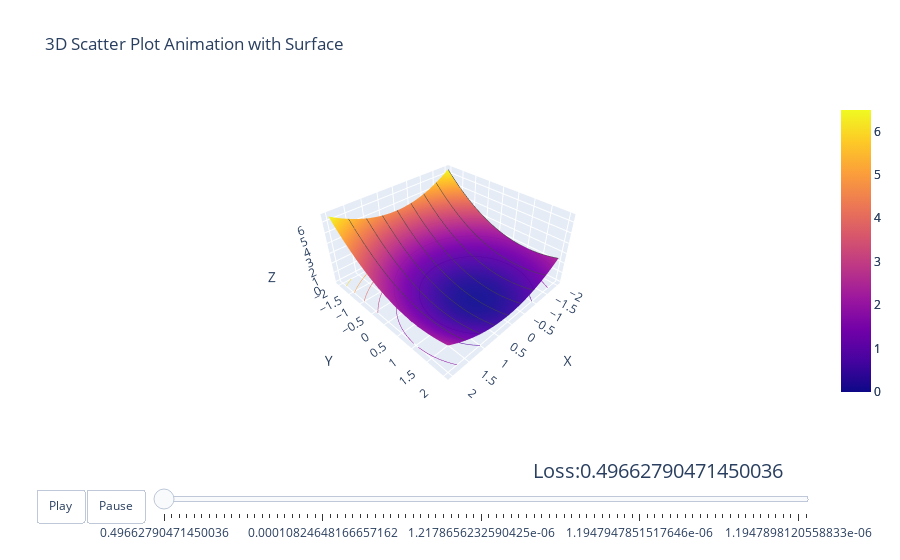

Notebook cell for this chart:
### Code cell
animation_fig.show()

### Figure 1 — Plotly figure (JSON) as saved in the notebook; plotly's stock layout.template omitted (floating-point values rounded to 4 significant figures; data arrays with more than 128 entries replaced by an {"elided": "..."} marker saying what was removed)
{"data": [{"contours": {"x": {"show": true}, "z": {"highlightcolor": "limegreen", "project": {"z": true}, "show": true, "usecolormap": true}}, "hidesurface": false, "name": "Cost Function", "type": "surface", "x": {"elided": "200 float values"}, "y": {"elided": "200 float values"}, "z": {"elided": "200x200 float values"}}, {"contours": {"x": {"show": true}, "z": {"highlightcolor": "limegreen", "project": {"z": true}, "show": true, "usecolormap": true}}, "hidesurface": false, "name": "Cost Function", "type": "surface", "x": {"elided": "200 float values"}, "y": {"elided": "200 float values"}, "z": {"elided": "200x200 float values"}}], "layout": {"hovermode": "closest", "scene": {"aspectmode": "manual", "aspectratio": {"x": 1, "y": 1, "z": 0.5}, "xaxis": {"title": {"text": "X"}}, "yaxis": {"title": {"text": "Y"}}, "zaxis": {"title": {"text": "Z"}}}, "showlegend": true, "sliders": [{"active": 0, "currentvalue": {"font": {"size": 20}, "prefix": "Loss:", "visible": true, "xanchor": "right"}, "len": 0.9, "pad": {"b": 10, "t": 50}, "steps": [{"args": [[0.4966], {"frame": {"duration": 300, "redraw": true}, "mode": "immediate", "transition": {"duration": 300}}], "label": "0.49662790471450036", "method": "animate"}, {"args": [[0.3322], {"frame": {"duration": 300, "redraw": true}, "mode": "immediate", "transition": {"duration": 300}}], "label": "0.3322304382808048", "method": "animate"}, {"args": [[0.2223], {"frame": {"duration": 300, "redraw": true}, "mode": "immediate", "transition": {"duration": 300}}], "label": "0.2222531760562557", "method": "animate"}, {"args": [[0.1487], {"frame": {"duration": 300, "redraw": true}, "mode": "immediate", "transition": {"duration": 300}}], "label": "0.14868149354322022", "method": "animate"}, {"args": [[0.09946], {"frame": {"duration": 300, "redraw": true}, "mode": "immediate", "transition": {"duration": 300}}], "label": "0.09946411571154458", "method": "animate"}, {"args": [[0.06654], {"frame": {"duration": 300, "redraw": true}, "mode": "immediate", "transition": {"duration": 300}}], "label": "0.06653907991130019", "method": "animate"}, {"args": [[0.04451], {"frame": {"duration": 300, "redraw": true}, "mode": "immediate", "transition": {"duration": 300}}], "label": "0.04451316081104106", "method": "animate"}, {"args": [[0.02978], {"frame": {"duration": 300, "redraw": true}, "mode": "immediate", "transition": {"duration": 300}}], "label": "0.029778442976427146", "method": "animate"}, {"args": [[0.01992], {"frame": {"duration": 300, "redraw": true}, "mode": "immediate", "transition": {"duration": 300}}], "label": "0.019921332874577403", "method": "animate"}, {"args": [[0.01333], {"frame": {"duration": 300, "redraw": true}, "mode": "immediate", "transition": {"duration": 300}}], "label": "0.013327204595328077", "method": "animate"}, {"args": [[0.008916], {"frame": {"duration": 300, "redraw": true}, "mode": "immediate", "transition": {"duration": 300}}], "label": "0.008915919004124561", "method": "animate"}, {"args": [[0.005965], {"frame": {"duration": 300, "redraw": true}, "mode": "immediate", "transition": {"duration": 300}}], "label": "0.005964893524624054", "method": "animate"}, {"args": [[0.003991], {"frame": {"duration": 300, "redraw": true}, "mode": "immediate", "transition": {"duration": 300}}], "label": "0.003990740820018665", "method": "animate"}, {"args": [[0.00267], {"frame": {"duration": 300, "redraw": true}, "mode": "immediate", "transition": {"duration": 300}}], "label": "0.0026700884135337187", "method": "animate"}, {"args": [[0.001787], {"frame": {"duration": 300, "redraw": true}, "mode": "immediate", "transition": {"duration": 300}}], "label": "0.0017866092507081875", "method": "animate"}, {"args": [[0.001196], {"frame": {"duration": 300, "redraw": true}, "mode": "immediate", "transition": {"duration": 300}}], "label": "0.001195586641493137", "method": "animate"}, {"args": [[0.0008002], {"frame": {"duration": 300, "redraw": true}, "mode": "immediate", "transition": {"duration": 300}}], "label": "0.0008002092072520875", "method": "animate"}, {"args": [[0.0005357], {"frame": {"duration": 300, "redraw": true}, "mode": "immediate", "transition": {"duration": 300}}], "label": "0.000535712869769081", "method": "animate"}, {"args": [[0.0003588], {"frame": {"duration": 300, "redraw": true}, "mode": "immediate", "transition": {"duration": 300}}], "label": "0.00035877228974784685", "method": "animate"}, {"args": [[0.0002404], {"frame": {"duration": 300, "redraw": true}, "mode": "immediate", "transition": {"duration": 300}}], "label": "0.00024040403876869873", "method": "animate"}, {"args": [[0.0001612], {"frame": {"duration": 300, "redraw": true}, "mode": "immediate", "transition": {"duration": 300}}], "label": "0.0001612190217523638", "method": "animate"}, {"args": [[0.0001082], {"frame": {"duration": 300, "redraw": true}, "mode": "immediate", "transition": {"duration": 300}}], "label": "0.00010824648166657162", "method": "animate"}, {"args": [[7.281e-05], {"frame": {"duration": 300, "redraw": true}, "mode": "immediate", "transition": {"duration": 300}}], "label": "7.280934836947593e-05", "method": "animate"}, {"args": [[4.91e-05], {"frame": {"duration": 300, "redraw": true}, "mode": "immediate", "transition": {"duration": 300}}], "label": "4.910290698904893e-05", "method": "animate"}, {"args": [[3.324e-05], {"frame": {"duration": 300, "redraw": true}, "mode": "immediate", "transition": {"duration": 300}}], "label": "3.324396720935691e-05", "method": "animate"}, {"args": [[2.263e-05], {"frame": {"duration": 300, "redraw": true}, "mode": "immediate", "transition": {"duration": 300}}], "label": "2.2634784375886657e-05", "method": "animate"}, {"args": [[1.554e-05], {"frame": {"duration": 300, "redraw": true}, "mode": "immediate", "transition": {"duration": 300}}], "label": "1.553754067879157e-05", "method": "animate"}, {"args": [[1.079e-05], {"frame": {"duration": 300, "redraw": true}, "mode": "immediate", "transition": {"duration": 300}}], "label": "1.0789685081747634e-05", "method": "animate"}, {"args": [[7.614e-06], {"frame": {"duration": 300, "redraw": true}, "mode": "immediate", "transition": {"duration": 300}}], "label": "7.613503773558012e-06", "method": "animate"}, {"args": [[5.489e-06], {"frame": {"duration": 300, "redraw": true}, "mode": "immediate", "transition": {"duration": 300}}], "label": "5.488728178283625e-06", "method": "animate"}, {"args": [[4.067e-06], {"frame": {"duration": 300, "redraw": true}, "mode": "immediate", "transition": {"duration": 300}}], "label": "4.067313311746347e-06", "method": "animate"}, {"args": [[3.116e-06], {"frame": {"duration": 300, "redraw": true}, "mode": "immediate", "transition": {"duration": 300}}], "label": "3.116426908821847e-06", "method": "animate"}, {"args": [[2.48e-06], {"frame": {"duration": 300, "redraw": true}, "mode": "immediate", "transition": {"duration": 300}}], "label": "2.480310759657156e-06", "method": "animate"}, {"args": [[2.055e-06], {"frame": {"duration": 300, "redraw": true}, "mode": "immediate", "transition": {"duration": 300}}], "label": "2.0547670206961755e-06", "method": "animate"}, {"args": [[1.77e-06], {"frame": {"duration": 300, "redraw": true}, "mode": "immediate", "transition": {"duration": 300}}], "label": "1.7700902772950072e-06", "method": "animate"}, {"args": [[1.58e-06], {"frame": {"duration": 300, "redraw": true}, "mode": "immediate", "transition": {"duration": 300}}], "label": "1.579649575637852e-06", "method": "animate"}, {"args": [[1.452e-06], {"frame": {"duration": 300, "redraw": true}, "mode": "immediate", "transition": {"duration": 300}}], "label": "1.4522501245471525e-06", "method": "animate"}, {"args": [[1.367e-06], {"frame": {"duration": 300, "redraw": true}, "mode": "immediate", "transition": {"duration": 300}}], "label": "1.3670234897101155e-06", "method": "animate"}, {"args": [[1.31e-06], {"frame": {"duration": 300, "redraw": true}, "mode": "immediate", "transition": {"duration": 300}}], "label": "1.3100092779262117e-06", "method": "animate"}, {"args": [[1.272e-06], {"frame": {"duration": 300, "redraw": true}, "mode": "immediate", "transition": {"duration": 300}}], "label": "1.2718683804056328e-06", "method": "animate"}, {"args": [[1.246e-06], {"frame": {"duration": 300, "redraw": true}, "mode": "immediate", "transition": {"duration": 300}}], "label": "1.2463531971178951e-06", "method": "animate"}, {"args": [[1.229e-06], {"frame": {"duration": 300, "redraw": true}, "mode": "immediate", "transition": {"duration": 300}}], "label": "1.2292842600836776e-06", "method": "animate"}, {"args": [[1.218e-06], {"frame": {"duration": 300, "redraw": true}, "mode": "immediate", "transition": {"duration": 300}}], "label": "1.2178656232590425e-06", "method": "animate"}, {"args": [[1.21e-06], {"frame": {"duration": 300, "redraw": true}, "mode": "immediate", "transition": {"duration": 300}}], "label": "1.2102268777019172e-06", "method": "animate"}, {"args": [[1.205e-06], {"frame": {"duration": 300, "redraw": true}, "mode": "immediate", "transition": {"duration": 300}}], "label": "1.2051167726533044e-06", "method": "animate"}, {"args": [[1.202e-06], {"frame": {"duration": 300, "redraw": true}, "mode": "immediate", "transition": {"duration": 300}}], "label": "1.2016982566924817e-06", "method": "animate"}, {"args": [[1.199e-06], {"frame": {"duration": 300, "redraw": true}, "mode": "immediate", "transition": {"duration": 300}}], "label": "1.1994113660584595e-06", "method": "animate"}, {"args": [[1.198e-06], {"frame": {"duration": 300, "redraw": true}, "mode": "immediate", "transition": {"duration": 300}}], "label": "1.1978815008093968e-06", "method": "animate"}, {"args": [[1.197e-06], {"frame": {"duration": 300, "redraw": true}, "mode": "immediate", "transition": {"duration": 300}}], "label": "1.1968580641633368e-06", "method": "animate"}, {"args": [[1.196e-06], {"frame": {"duration": 300, "redraw": true}, "mode": "immediate", "transition": {"duration": 300}}], "label": "1.1961734139504376e-06", "method": "animate"}, {"args": [[1.196e-06], {"frame": {"duration": 300, "redraw": true}, "mode": "immediate", "transition": {"duration": 300}}], "label": "1.1957154022934954e-06", "method": "animate"}, {"args": [[1.195e-06], {"frame": {"duration": 300, "redraw": true}, "mode": "immediate", "transition": {"duration": 300}}], "label": "1.195409005429929e-06", "method": "animate"}, {"args": [[1.195e-06], {"frame": {"duration": 300, "redraw": true}, "mode": "immediate", "transition": {"duration": 300}}], "label": "1.1952040345812849e-06", "method": "animate"}, {"args": [[1.195e-06], {"frame": {"duration": 300, "redraw": true}, "mode": "immediate", "transition": {"duration": 300}}], "label": "1.1950669148721998e-06", "method": "animate"}, {"args": [[1.195e-06], {"frame": {"duration": 300, "redraw": true}, "mode": "immediate", "transition": {"duration": 300}}], "label": "1.1949751856592789e-06", "method": "animate"}, {"args": [[1.195e-06], {"frame": {"duration": 300, "redraw": true}, "mode": "immediate", "transition": {"duration": 300}}], "label": "1.1949138214064028e-06", "method": "animate"}, {"args": [[1.195e-06], {"frame": {"duration": 300, "redraw": true}, "mode": "immediate", "transition": {"duration": 300}}], "label": "1.1948727704542438e-06", "method": "animate"}, {"args": [[1.195e-06], {"frame": {"duration": 300, "redraw": true}, "mode": "immediate", "transition": {"duration": 300}}], "label": "1.194845308526585e-06", "method": "animate"}, {"args": [[1.195e-06], {"frame": {"duration": 300, "redraw": true}, "mode": "immediate", "transition": {"duration": 300}}], "label": "1.1948269372725466e-06", "method": "animate"}, {"args": [[1.195e-06], {"frame": {"duration": 300, "redraw": true}, "mode": "immediate", "transition": {"duration": 300}}], "label": "1.1948146474224245e-06", "method": "animate"}, {"args": [[1.195e-06], {"frame": {"duration": 300, "redraw": true}, "mode": "immediate", "transition": {"duration": 300}}], "label": "1.194806425859785e-06", "method": "animate"}, {"args": [[1.195e-06], {"frame": {"duration": 300, "redraw": true}, "mode": "immediate", "transition": {"duration": 300}}], "label": "1.1948009258665573e-06", "method": "animate"}, {"args": [[1.195e-06], {"frame": {"duration": 300, "redraw": true}, "mode": "immediate", "transition": {"duration": 300}}], "label": "1.1947972465264241e-06", "method": "animate"}, {"args": [[1.195e-06], {"frame": {"duration": 300, "redraw": true}, "mode": "immediate", "transition": {"duration": 300}}], "label": "1.1947947851517646e-06", "method": "animate"}, {"args": [[1.195e-06], {"frame": {"duration": 300, "redraw": true}, "mode": "immediate", "transition": {"duration": 300}}], "label": "1.1947931385616445e-06", "method": "animate"}, {"args": [[1.195e-06], {"frame": {"duration": 300, "redraw": true}, "mode": "immediate", "transition": {"duration": 300}}], "label": "1.194792037039369e-06", "method": "animate"}, {"args": [[1.195e-06], {"frame": {"duration": 300, "redraw": true}, "mode": "immediate", "transition": {"duration": 300}}], "label": "1.194791300152058e-06", "method": "animate"}, {"args": [[1.195e-06], {"frame": {"duration": 300, "redraw": true}, "mode": "immediate", "transition": {"duration": 300}}], "label": "1.194790807195268e-06", "method": "animate"}, {"args": [[1.195e-06], {"frame": {"duration": 300, "redraw": true}, "mode": "immediate", "transition": {"duration": 300}}], "label": "1.194790477421084e-06", "method": "animate"}, {"args": [[1.195e-06], {"frame": {"duration": 300, "redraw": true}, "mode": "immediate", "transition": {"duration": 300}}], "label": "1.1947902568114743e-06", "method": "animate"}, {"args": [[1.195e-06], {"frame": {"duration": 300, "redraw": true}, "mode": "immediate", "transition": {"duration": 300}}], "label": "1.194790109229878e-06", "method": "animate"}, {"args": [[1.195e-06], {"frame": {"duration": 300, "redraw": true}, "mode": "immediate", "transition": {"duration": 300}}], "label": "1.1947900105019601e-06", "method": "animate"}, {"args": [[1.195e-06], {"frame": {"duration": 300, "redraw": true}, "mode": "immediate", "transition": {"duration": 300}}], "label": "1.1947899444557693e-06", "method": "animate"}, {"args": [[1.195e-06], {"frame": {"duration": 300, "redraw": true}, "mode": "immediate", "transition": {"duration": 300}}], "label": "1.1947899002727348e-06", "method": "animate"}, {"args": [[1.195e-06], {"frame": {"duration": 300, "redraw": true}, "mode": "immediate", "transition": {"duration": 300}}], "label": "1.1947898707155278e-06", "method": "animate"}, {"args": [[1.195e-06], {"frame": {"duration": 300, "redraw": true}, "mode": "immediate", "transition": {"duration": 300}}], "label": "1.1947898509425886e-06", "method": "animate"}, {"args": [[1.195e-06], {"frame": {"duration": 300, "redraw": true}, "mode": "immediate", "transition": {"duration": 300}}], "label": "1.1947898377150587e-06", "method": "animate"}, {"args": [[1.195e-06], {"frame": {"duration": 300, "redraw": true}, "mode": "immediate", "transition": {"duration": 300}}], "label": "1.1947898288662053e-06", "method": "animate"}, {"args": [[1.195e-06], {"frame": {"duration": 300, "redraw": true}, "mode": "immediate", "transition": {"duration": 300}}], "label": "1.1947898229465842e-06", "method": "animate"}, {"args": [[1.195e-06], {"frame": {"duration": 300, "redraw": true}, "mode": "immediate", "transition": {"duration": 300}}], "label": "1.1947898189865146e-06", "method": "animate"}, {"args": [[1.195e-06], {"frame": {"duration": 300, "redraw": true}, "mode": "immediate", "transition": {"duration": 300}}], "label": "1.194789816337354e-06", "method": "animate"}, {"args": [[1.195e-06], {"frame": {"duration": 300, "redraw": true}, "mode": "immediate", "transition": {"duration": 300}}], "label": "1.1947898145651244e-06", "method": "animate"}, {"args": [[1.195e-06], {"frame": {"duration": 300, "redraw": true}, "mode": "immediate", "transition": {"duration": 300}}], "label": "1.1947898133795582e-06", "method": "animate"}, {"args": [[1.195e-06], {"frame": {"duration": 300, "redraw": true}, "mode": "immediate", "transition": {"duration": 300}}], "label": "1.1947898125864522e-06", "method": "animate"}, {"args": [[1.195e-06], {"frame": {"duration": 300, "redraw": true}, "mode": "immediate", "transition": {"duration": 300}}], "label": "1.1947898120558833e-06", "method": "animate"}, {"args": [[1.195e-06], {"frame": {"duration": 300, "redraw": true}, "mode": "immediate", "transition": {"duration": 300}}], "label": "1.1947898117009526e-06", "method": "animate"}], "transition": {"duration": 300, "easing": "cubic-in-out"}, "x": 0.1, "xanchor": "left", "y": 0, "yanchor": "top"}], "title": {"text": "3D Scatter Plot Animation with Surface"}, "updatemenus": [{"buttons": [{"args": [null, {"frame": {"duration": 500, "redraw": true}, "fromcurrent": true, "transition": {"duration": 300, "easing": "quadratic-in-out"}}], "label": "Play", "method": "animate"}, {"args": [[null], {"frame": {"duration": 0, "redraw": true}, "mode": "immediate", "transition": {"duration": 0}}], "label": "Pause", "method": "animate"}], "direction": "left", "pad": {"r": 10, "t": 87}, "showactive": false, "type": "buttons", "x": 0.1, "xanchor": "right", "y": 0, "yanchor": "top"}], "xaxis": {"autorange": false, "range": [-2, 2], "zeroline": false}, "yaxis": {"autorange": false, "range": [-2, 2], "zeroline": false}}}
